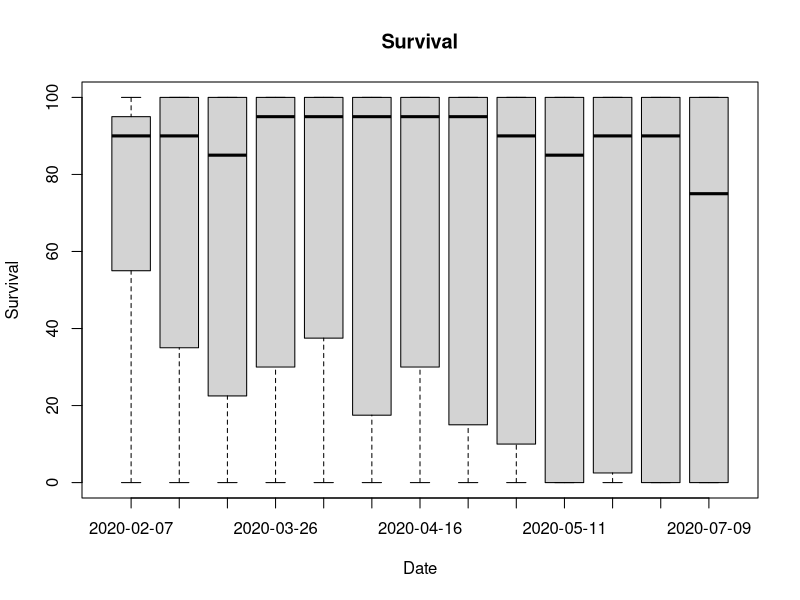
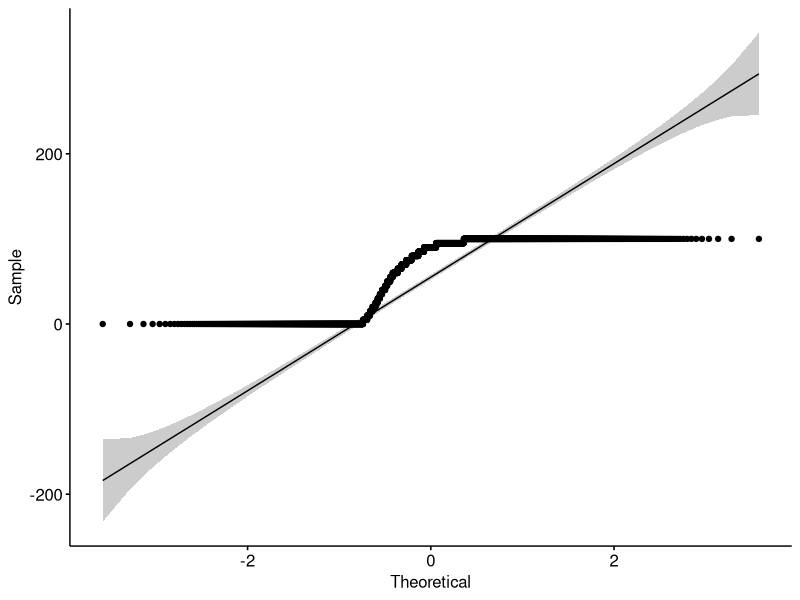
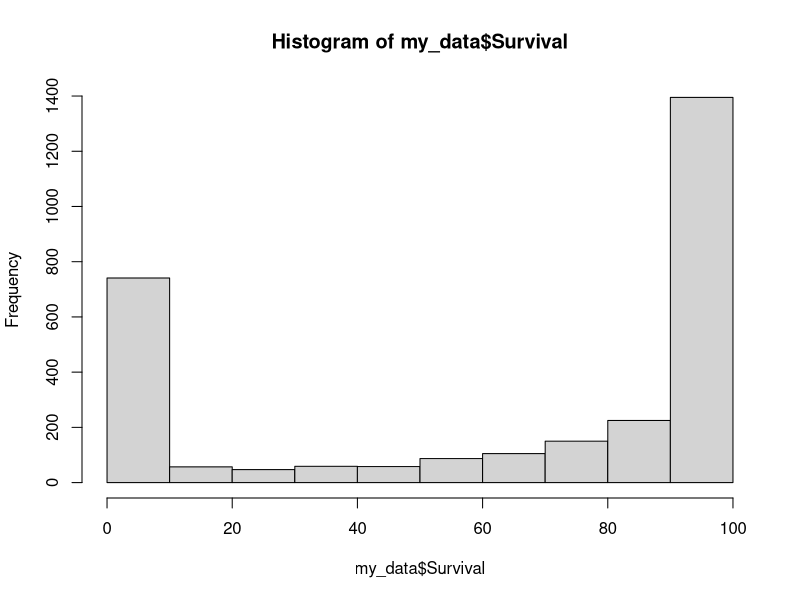
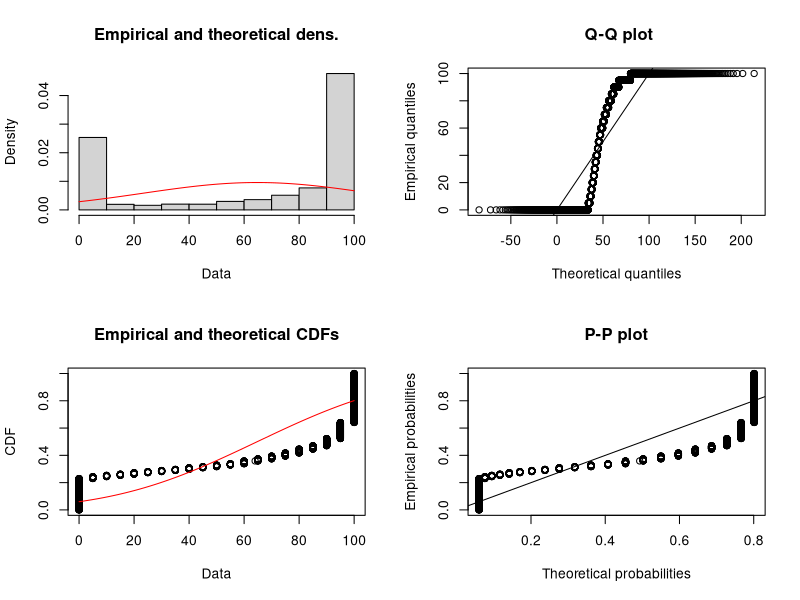

These charts were generated, in order, by the following R code: (Note: this script raises an error after producing the figures.)
# loading libraries
library("readxl")
library("tidyverse")
library("lattice")
library("rstatix")
library("ggpubr")
library("lme4")
library("fitdistrplus")
library("lmerTest")
library("car")

# loading xls files
my_data <- read_excel("ImageJ_R.xlsx", sheet = 1)

# combining relevant sheets of excel file
for (i in 2:36) {
  temp <- read_excel("ImageJ_R.xlsx", sheet = i)
  my_data <- rbind(my_data, temp)
  print(i)
}

# removing unnecessary columns
my_data <- my_data[c(1,2,4,17)]

# turn dates into number of days from start (07/02/2020)
startdate <- as.Date("2020-02-07","%Y-%m-%d")
my_data$Date_days <- as.numeric(difftime(my_data$Date,startdate ,units="days"), units="days")

# change headers of column survival
my_data = my_data %>% 
  rename(
    Survival = `Survival (%)`
  )

# removing rows containing NAs (so the rows that don't contain the average values for survival)
my_data <- na.omit(my_data)

# write.csv(my_data,"test.csv", row.names = FALSE)

## check repeated measures ANOVA requirements

# visualising data with box plots

boxplot(my_data$`Survival` ~ my_data$Date,
        data=my_data, 
        main="Survival", 
        xlab="Date", 
        ylab="Survival")

# normality tests
ggqqplot(my_data, x = "Survival")

hist(my_data$Survival)

shapiro_test(my_data$Survival)

# Testing for homogeneity of variances
leveneTest(my_data$Survival, my_data$Treatment)
fligner.test(my_data$Survival, my_data$Treatment)
# Variances are NOT homogeneous

# Testing for sphericity
# Mauchly's Test for Sphericity!

# Testing which distribution fits the data best

test <- fitdist(my_data$Survival, "norm")
plot(test)
test$aic

test <- fitdist(my_data$Survival, "lnorm")
plot(test)
test$aic

test <- fitdist(my_data$Survival, "pois")
plot(test)
test$aic

test <- fitdist(my_data$Survival, "exp")
plot(test)
test$aic

test <- fitdist(my_data$Survival, "gamma")
plot(test)
test$aic

test <- fitdist(my_data$Survival, "nbinom")
plot(test)
test$aic

test <- fitdist(my_data$Survival, "geom")
plot(test)
test$aic

test <- fitdist((my_data$Survival/100), "beta", method = "mme")
plot(test)
test$aic

test <- fitdist(my_data$Survival, "unif")
plot(test)
test$aic

test <- fitdist(my_data$Survival, "logis")
plot(test)
test$aic

# A beta distribution fits best, so this will be used in the model

# Generalized Linear Mixed Model with Repeated Measures

Model <- glmer(Survival~Treatment+Date_days + (1|Structure), family=gaussian, data=my_data)
print(summary(Model),correlation=FALSE)
plot(Model2)
qqnorm(resid(Model))
